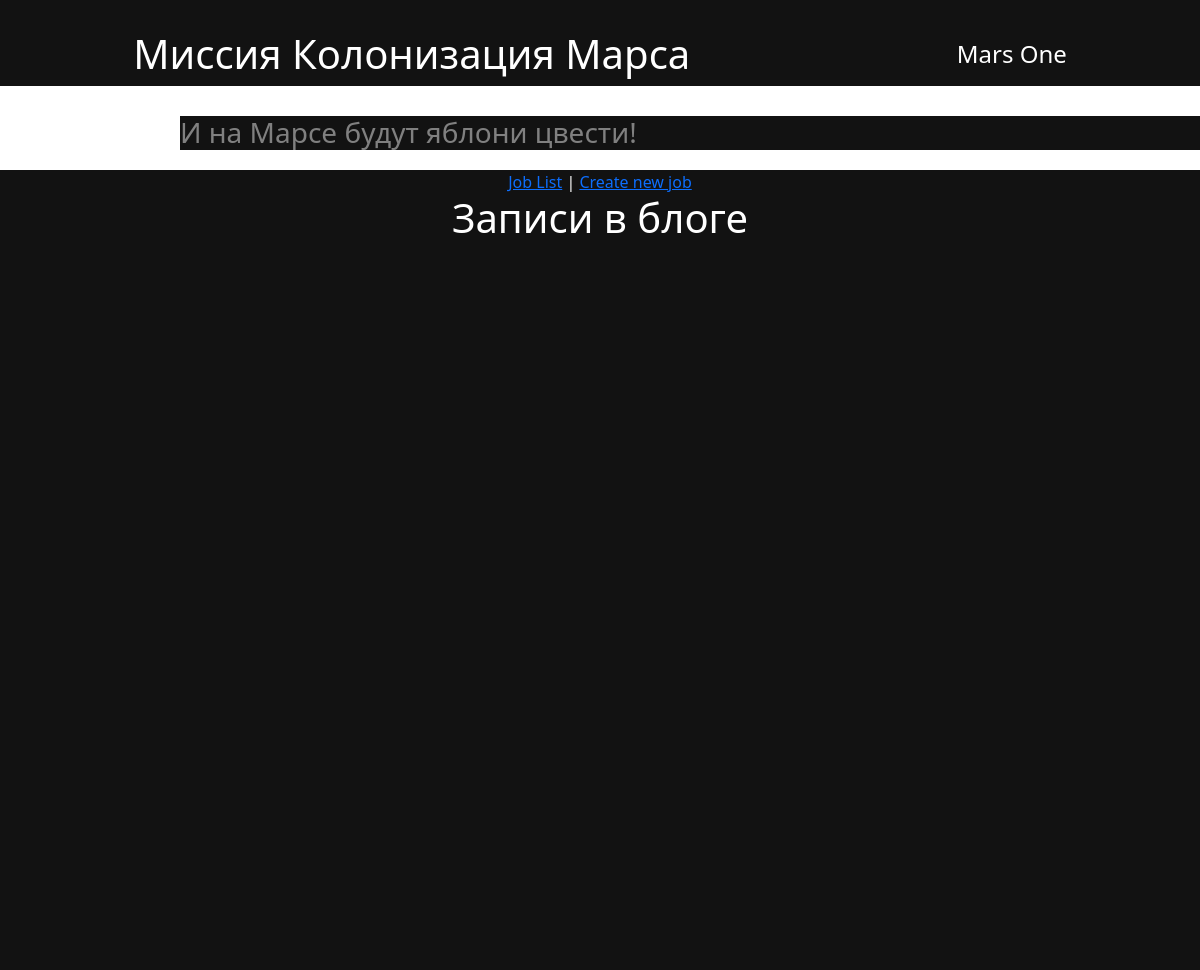
Before: / with the older database file.
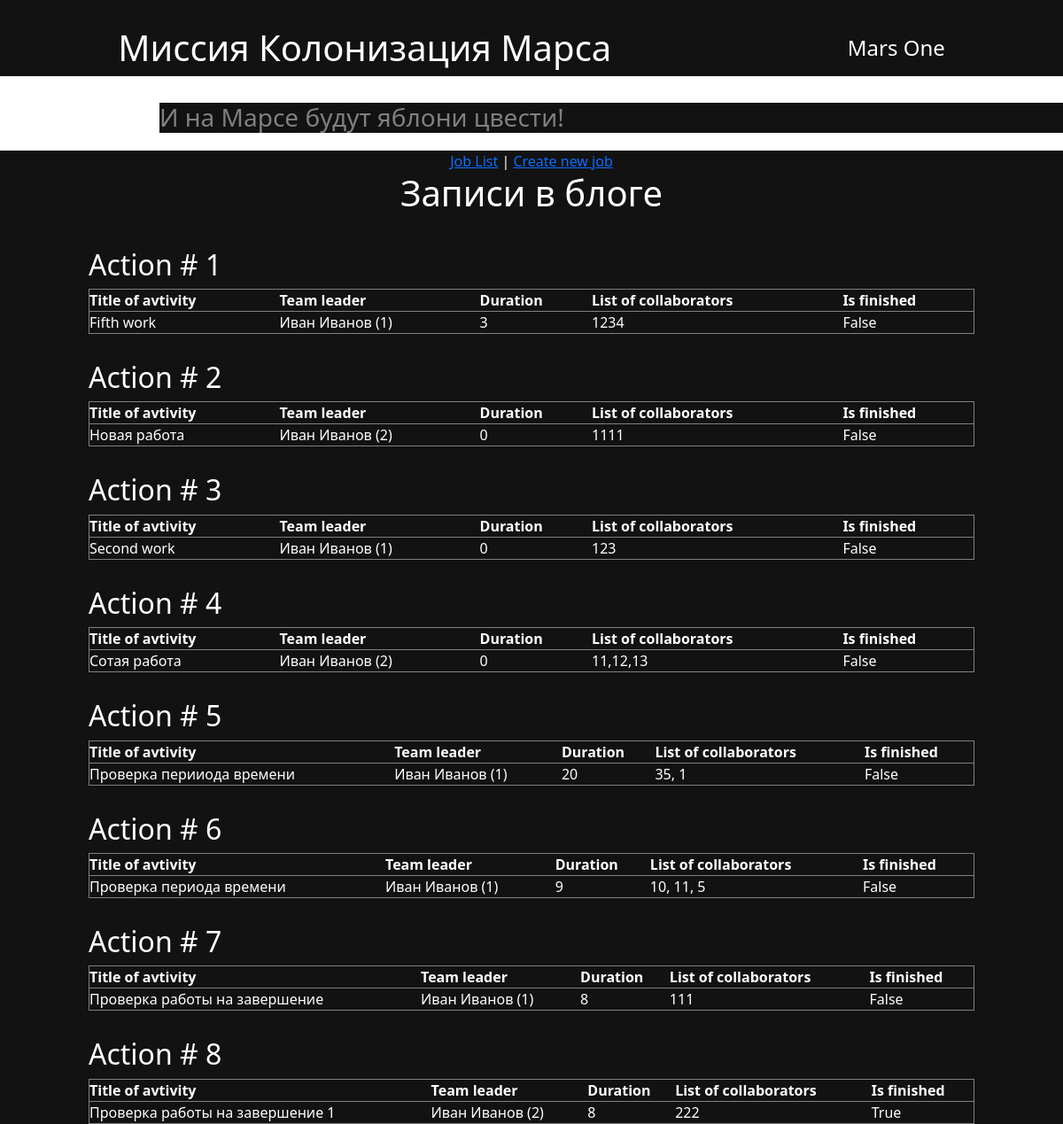
After: the same page with the newer database file.
### data/jobs.py (models this page shows)
class Jobs(SqlAlchemyBase):
    __tablename__ = 'jobs'
    id = sqlalchemy.Column(sqlalchemy.Integer, primary_key=True,
                           autoincrement=True)
    team_leader = sqlalchemy.Column(sqlalchemy.Integer,
                                    ForeignKey('users.id'), nullable=False)
    job = sqlalchemy.Column(sqlalchemy.String, nullable=True)
    work_size = sqlalchemy.Column(sqlalchemy.Integer, nullable=False)
    collaborators = sqlalchemy.Column(sqlalchemy.String, nullable=True)
    start_date = sqlalchemy.Column(sqlalchemy.DateTime,
                                   default=datetime.datetime.now)
    end_date = sqlalchemy.Column(sqlalchemy.DateTime,
                                 default=datetime.datetime.now)
    is_finished = sqlalchemy.Column(sqlalchemy.Boolean, default=False)

### main.py (the view)
@app.route('/')
def index():
    db_sess = db_session.create_session()
    jobs = db_sess.query(Jobs)
    return render_template("jobs.html", jobs=jobs)

### data/db_session.py (called while the page is built)
def create_session() -> Session:
    global __factory
    return __factory()

### templates/jobs.html
{% extends "base.html" %}
{% block styles %}
    <link rel="stylesheet" href="{{ url_for('static', filename='css/job_list.css')}}">
{% endblock %}
{% block content %}
<h1>Записи в блоге</h1>
{% for job  in jobs %}
    <div class="action">
        <h2>Action # {{ loop.index }} </h2>
        <table>
            <tr>
                <th>Title of avtivity</th>
                <th>Team leader</th>
                <th>Duration</th>
                <th>List of collaborators</th>
                <th>Is finished</th>
            </tr>
            <tr>
                <td>{{ job.job }}</td>
                <td>{{ job.team_leader }}</td>
                <td>{{ job.work_size }}</td>
                <td>{{ job.collaborators }}</td>
                <td>{{ job.is_finished }}</td>
            </tr>
        </table>
    </div>
{% endfor %}
{% endblock %}

### templates/base.html (shortened to what this page needs)
<!DOCTYPE html>
<html lang="ru">
<head>
    <link rel="stylesheet"
    href="https://cdn.jsdelivr.net/npm/bootstrap@5.0.0-beta1/dist/css/bootstrap.min.css"
>
    <link rel="stylesheet" href="{{ url_for('static', filename='css/style.css')}}">
    {% block styles %}{% endblock %}
</head>
<body>
    <header>
        <h1>Миссия Колонизация Марса</h1>
        <h4>Mars One</h4>
    </header>
    <h3 class="second_header">И на Марсе будут яблони цвести!</h3>
    <main>
        <nav>
            <a href="/">Job List</a> |
            <a href="/create_job">Create new job</a>
        </nav>
        {% block content %}{% endblock %}
    </main>
</body>
</html>

### static/css/style.css (style rules this page uses)
* { background-color: #121212; color: white; margin: 0px; padding: 0px; font-family: 'Segoe UI', Tahoma, Geneva, Verdana, sans-serif; }
header { display: flex; justify-content: space-around; align-items: center; margin-top: 30px; width: 100%; }
main { display: flex; flex-direction: column; align-items: center; height: 100vh; margin-top: 20px; }
.second_header { margin-top: 30px; margin-left: 15vw; color: grey; }

### static/css/job_list.css (style rules this page uses)
.action { margin-top: 30px; width: 1000px; }
table { width: 100%; }
tr { border: 1px solid grey; }

Changed rows visible on the page:
added Jobs: job "Fifth work", team_leader "Иван Иванов (1)", work_size "3", collaborators "1234", is_finished "False"
added Jobs: job "Новая работа", team_leader "Иван Иванов (2)", work_size "0", collaborators "1111", is_finished "False"
added Jobs: job "Second work", team_leader "Иван Иванов (1)", work_size "0", collaborators "123", is_finished "False"
added Jobs: job "Сотая работа", team_leader "Иван Иванов (2)", work_size "0", collaborators "11,12,13", is_finished "False"
added Jobs: job "Проверка перииода времени", team_leader "Иван Иванов (1)", work_size "20", collaborators "35, 1", is_finished "False"
added Jobs: job "Проверка периода времени", team_leader "Иван Иванов (1)", work_size "9", collaborators "10, 11, 5", is_finished "False"
added Jobs: job "Проверка работы на завершение", team_leader "Иван Иванов (1)", work_size "8", collaborators "111", is_finished "False"
added Jobs: job "Проверка работы на завершение 1", team_leader "Иван Иванов (2)", work_size "8", collaborators "222", is_finished "True"
